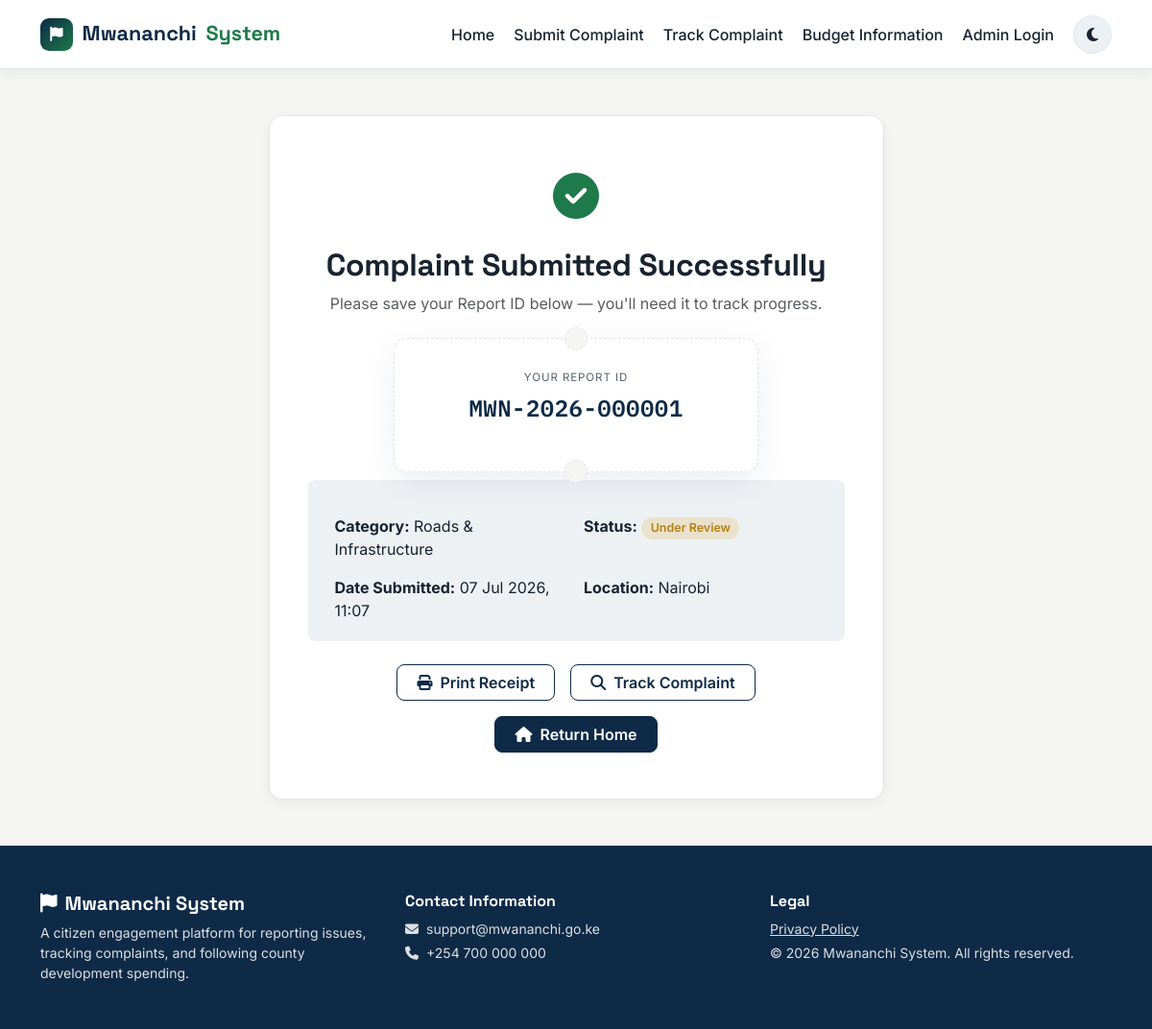
The page /complaint/success/MWN-2026-000001 on the database its author committed.
### app/models.py (models this page shows, shortened)
class Complaint(db.Model):
    __tablename__ = 'complaints'
    id = db.Column(db.Integer, primary_key=True)
    report_id = db.Column(db.String(20), unique=True, nullable=False, index=True)
    category = db.Column(db.String(100), nullable=False)
    description = db.Column(db.Text, nullable=False)
    location = db.Column(db.String(200), nullable=True)
    citizen_name = db.Column(db.String(150), nullable=True)
    phone_number = db.Column(db.String(20), nullable=True)
    date_submitted = db.Column(db.DateTime, default=datetime.utcnow, nullable=False)
    status = db.Column(db.String(30), default='Submitted', nullable=False)

### app/routes.py (the view)
@main_bp.route('/complaint/success/<report_id>')
def complaint_success(report_id):
    complaint = Complaint.query.filter_by(report_id=report_id).first()
    if complaint is None:
        abort(404)
    return render_template('complaint_success.html', complaint=complaint)

### app/templates/complaint_success.html (shortened to what this page needs)
{% extends 'base.html' %}
{% block content %}
<div class="container my-5">
    <div class="row justify-content-center">
        <div class="col-lg-7">
            <div class="mwn-card text-center p-4 p-md-5">
                <div class="mwn-success-icon mb-3"><i class="fa-solid fa-circle-check"></i></div>
                <h2 class="mwn-h2 mb-2">Complaint Submitted Successfully</h2>
                <p class="text-muted">Please save your Report ID below — you'll need it to track progress.</p>
                <div class="mwn-stub-card mwn-stub-card-solo my-4 mx-auto">
                    <div class="mwn-stub-notch"></div>
                    <p class="mwn-stub-label">Your report ID</p>
                    <p class="mwn-stub-id">{{ complaint.report_id }}</p>
                    <div class="mwn-stub-notch mwn-stub-notch-bottom"></div>
                </div>
                <div class="row text-start g-3 mwn-summary">
                    <div class="col-sm-6"><strong>Category:</strong> {{ complaint.category }}</div>
                    <div class="col-sm-6"><strong>Status:</strong> <span class="badge mwn-badge-status status-{{ complaint.status | status_slug }}">{{ complaint.status }}</span></div>
                    <div class="col-sm-6"><strong>Date Submitted:</strong> {{ complaint.date_submitted.strftime('%d %b %Y, %H:%M') }}</div>
                    <div class="col-sm-6"><strong>Location:</strong> {{ complaint.location or 'Not provided' }}</div>
                </div>
                <div class="d-flex justify-content-center flex-wrap gap-3 mt-4">
                    <a href="{{ url_for('main.complaint_receipt', report_id=complaint.report_id) }}" class="btn mwn-btn-outline" target="_blank" rel="noopener"><i class="fa-solid fa-print me-2"></i>Print Receipt</a>
                    <a href="{{ url_for('main.track_complaint') }}" class="btn mwn-btn-outline"><i class="fa-solid fa-magnifying-glass me-2"></i>Track Complaint</a>
                    <a href="{{ url_for('main.home') }}" class="btn mwn-btn-primary"><i class="fa-solid fa-house me-2"></i>Return Home</a>
                </div>
            </div>
        </div>
    </div>
</div>
{% endblock %}

### app/static/css/style.css (style rules this page uses)
:root { --mwn-ink: #0e2a47; --mwn-ink-2: #123a61; --mwn-green: #1e7a4a; --mwn-green-dark: #15603a; --mwn-gold: #d99a1b; --mwn-gold-dark: #b57f12; --mwn-clay: #a6402f; --mwn-clay-dark: #8a3226; --mwn-bg: #f5f6f3; --mwn-surface: #ffffff; --mwn-surface-alt: #eef1f4; --mwn-text: #17232f; --mwn-text-muted: #55636f; --mwn-border: #e1e6ea; --mwn-shadow: 0 10px 30px rgba(14, 42, 71, 0.08); --mwn-shadow-sm: 0 4px 14px rgba(14, 42, 71, 0.06); --mwn-radius: 14px; --mwn-radius-sm: 8px; --mwn-font-display: 'Space Grotesk', 'Segoe UI', sans-serif; --mwn-font-body: 'Inter', 'Segoe UI', sans-serif; --mwn-font-mono: 'IBM Plex Mono', 'Courier New', monospace; }
body { font-family: var(--mwn-font-body); background-color: var(--mwn-bg); color: var(--mwn-text); transition: background-color 0.2s ease, color 0.2s ease; }
h1, h2, h3, h4, h5, h6 { font-family: var(--mwn-font-display); color: var(--mwn-text); font-weight: 700; }
a { color: var(--mwn-ink); }
.mwn-btn-primary { background-color: var(--mwn-ink); border-color: var(--mwn-ink); color: #fff; font-weight: 600; border-radius: var(--mwn-radius-sm); padding-inline: 1.25rem; transition: transform 0.15s ease, background-color 0.15s ease, box-shadow 0.15s ease; }
.mwn-btn-outline { background-color: transparent; border: 1.5px solid var(--mwn-ink); color: var(--mwn-ink); font-weight: 600; border-radius: var(--mwn-radius-sm); padding-inline: 1.25rem; transition: all 0.15s ease; }
.mwn-h2 { font-size: clamp(1.5rem, 3vw, 2rem); letter-spacing: -0.01em; }
.mwn-stub-card { position: relative; background: var(--mwn-surface); border: 1.5px dashed var(--mwn-border); border-radius: var(--mwn-radius); padding: 2rem 1.75rem; box-shadow: var(--mwn-shadow); max-width: 380px; margin-left: auto; }
.mwn-stub-card-solo { margin: 0 auto; }
.mwn-stub-notch { position: absolute; top: -12px; left: 50%; transform: translateX(-50%); width: 24px; height: 24px; background: var(--mwn-bg); border: 1.5px dashed var(--mwn-border); border-radius: 50%; }
.mwn-stub-notch-bottom { top: auto; bottom: -12px; }
.mwn-stub-label { text-transform: uppercase; font-size: 0.72rem; letter-spacing: 0.08em; color: var(--mwn-text-muted); margin-bottom: 0.35rem; text-align: center; }
.mwn-stub-id { font-family: var(--mwn-font-mono); font-weight: 600; font-size: 1.5rem; text-align: center; color: var(--mwn-ink); letter-spacing: 0.02em; margin-bottom: 1rem; word-break: break-all; }
.mwn-card { background: var(--mwn-surface); border: 1px solid var(--mwn-border); border-radius: var(--mwn-radius); box-shadow: var(--mwn-shadow-sm); }
.mwn-badge-status { font-weight: 600; font-size: 0.78rem; padding: 0.4em 0.75em; border-radius: 999px; }
.status-under-review { background: rgba(217, 154, 27, 0.18); color: var(--mwn-gold-dark); }
.mwn-success-icon { font-size: 3rem; color: var(--mwn-green); }
.mwn-summary { background: var(--mwn-surface-alt); border-radius: var(--mwn-radius-sm); padding: 1.25rem; }

### rows shown on the page
Complaint: report_id "MWN-2026-000001", category "Roads & Infrastructure", status "Under Review", date_submitted "07 Jul 2026, 11:07", location "Nairobi"
